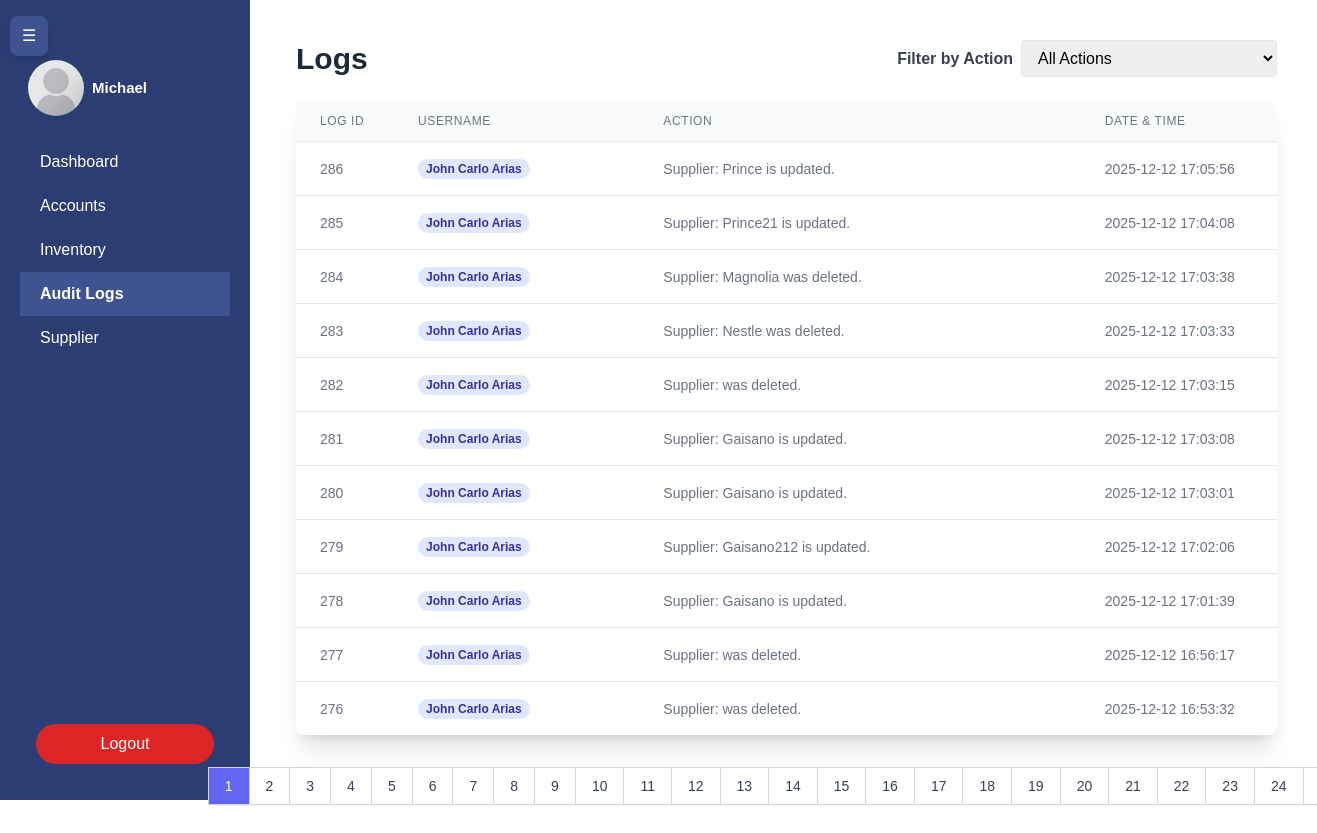
/user/admin/logs.php (signed in), run on the app's committed database.
### tables this page shows
CREATE TABLE `users` (
  `id` int(11) NOT NULL,
  `name` varchar(45) DEFAULT NULL,
  `email` varchar(45) NOT NULL,
  `password_hash` varchar(255) NOT NULL,
  `roles` enum('admin','staff') NOT NULL
);

CREATE TABLE `audit_logs` (
  `id` int(11) NOT NULL,
  `user_id` int(11) NOT NULL,
  `action` varchar(255) NOT NULL,
  `date_time` datetime NOT NULL
);

### db.php (called while the page is built, shortened)
<?php
$current_url = $_SERVER['SCRIPT_NAME'];
$initial_margin_class = (isset($_SESSION['sidebar_initial_state']) && $_SESSION['sidebar_initial_state'] == 'collapsed') ? 'ml-16' : 'ml-64';
$activePage = basename($current_url);
?>

### backend/audit.php (called while the page is built, shortened)
<?php
include "../../db.php";
$records_per_page = 11;
$current_page = (isset($_GET['page']) && is_numeric($_GET['page'])) ? (int) $_GET['page'] : 1;
$where = '';
$total_records_query = "SELECT COUNT(*) FROM audit_logs a JOIN USERS u ON a.user_id = u.id" . $where;
$stmt_count = $conn->prepare($total_records_query);
$stmt_count->execute();
$total_records = $stmt_count->fetchColumn();
$total_pages = ceil($total_records / $records_per_page);
$offset = ($current_page - 1) * $records_per_page;
$audit_logs_query = "
    SELECT a.id, a.action, u.name, a.date_time, u.roles FROM
    audit_logs a
    JOIN USERS u ON a.user_id = u.id
    " . $where . "
    ORDER BY a.date_time DESC
    LIMIT :limit OFFSET :offset";
$stmt = $conn->prepare($audit_logs_query);
$stmt->bindParam(':limit', $records_per_page, PDO::PARAM_INT);
$stmt->bindParam(':offset', $offset, PDO::PARAM_INT);
$stmt->execute();
$logs = $stmt->fetchAll();
$filter_param = '';
?>

### user/admin/logs.php (the view, shortened to what this page needs)
<?php
include "../../backend/audit.php";
?>
<!DOCTYPE html>
<html lang="en">
<head>
    <link rel="stylesheet" href="../../css/admin.css">
    <script src="https://cdn.tailwindcss.com"></script>
</head>
<body>
    <?php include "sidebar.php"; ?>
    <div class="ml-64 p-10 <?= $initial_margin_class ?>">
        <div class="flex justify-between items-center mb-6">
            <h1 class="text-3xl font-bold text-gray-800">Logs</h1>
            <form method="GET" class="flex items-center gap-2">
                <label class="block text-gray-700 font-semibold">Filter by Action</label>
                <select id="actionFilter" name="action" onchange="this.form.submit()"
                    class="border rounded px-3 py-2 w-64">
                    <option value="" <?php if (empty($selected_action))
                        echo 'selected'; ?>>All Actions</option>
                </select>
            </form>
        </div>
        <div class="bg-white rounded-lg shadow-xl overflow-x-auto">
            <table class="min-w-full divide-y divide-gray-200" style="table-layout: fixed;">
                <thead class="bg-gray-50">
                    <tr>
                        <th class="px-6 py-3 text-left text-xs font-medium text-gray-500 uppercase tracking-wider"
                            style="width: 10%;">Log ID</th>
                        <th class="px-6 py-3 text-left text-xs font-medium text-gray-500 uppercase tracking-wider"
                            style="width: 25%;">Username</th>
                        <th class="px-6 py-3 text-left text-xs font-medium text-gray-500 uppercase tracking-wider"
                            style="width: 45%;">Action</th>
                        <th class="px-6 py-3 text-left text-xs font-medium text-gray-500 uppercase tracking-wider"
                            style="width: 20%;">Date & Time</th>
                    </tr>
                </thead>
                <tbody class="bg-white divide-y divide-gray-200">
                    <?php foreach ($logs as $log): ?>
                        <tr>
                            <td class="px-6 py-4 whitespace-nowrap text-sm text-gray-500">
                                <?php echo htmlspecialchars($log['id']); ?></td>
                            <td class="px-6 py-4 whitespace-nowrap text-sm text-gray-500"><span
                                    class="px-2 inline-flex text-xs leading-5 font-semibold rounded-full
                        <?php echo ($log['roles'] == 'admin') ? 'bg-indigo-100 text-indigo-800' : 'bg-green-100 text-green-800'; ?>">
                                    <?php echo htmlspecialchars($log['name']); ?>
                                </span></td>
                            <td class="px-6 py-4 text-sm text-gray-500 whitespace-normal break-words">
                                <?php echo htmlspecialchars($log['action']); ?></td>
                            <td class="px-6 py-4 whitespace-nowrap text-sm text-gray-500">
                                <?php echo htmlspecialchars($log['date_time']); ?></td>
                        </tr>
                    <?php endforeach; ?>
                </tbody>
            </table>
        </div>
        <div class="mt-8 flex justify-center">
            <nav class="relative z-0 inline-flex rounded-md shadow-sm -space-x-px" aria-label="Pagination">
                <?php for ($i = 1; $i <= $total_pages; $i++): ?>
                    <a href="?page=<?php echo $i . $filter_param; ?>" class="<?php echo ($i == $current_page) ? 'bg-indigo-500 text-white' : 'bg-white text-gray-700 hover:bg-gray-50'; ?>
                          relative inline-flex items-center px-4 py-2 border border-gray-300 text-sm font-medium">
                        <?php echo $i; ?>
                    </a>
                <?php endfor; ?>
                <?php if ($current_page < $total_pages): ?>
                    <a href="?page=<?php echo $current_page + 1 . $filter_param; ?>"
                        class="relative inline-flex items-center px-4 py-2 border border-gray-300 text-sm font-medium rounded-r-md text-gray-700 bg-white hover:bg-gray-50">
                    </a>
                <?php endif; ?>
            </nav>
        </div>
    </div>
</body>
</html>

### user/admin/sidebar.php (shortened to what this page needs)
<?php
$logged_in = "SELECT name FROM users where id = ?";
$logged_in_stmt = $conn->prepare($logged_in);
$logged_in_stmt->execute([$_SESSION["id"]]);
$logged_name = $logged_in_stmt->fetchColumn();
?>
<button id="toggleSidebar"
    class="fixed top-4 left-2.5 z-50 bg-[#3f5391] text-white px-3 py-2 rounded-lg shadow-md hover:bg-[#2C3D74] transition">
    ☰
</button>
<div id="sidebar" class="sidebar transition-all duration-300">
    <div class="flex justify-center items-center p-4"></div>
    <div class="flex items-center mb-4 p-2">
        <img class="rounded-full mr-2 w-14 h-14" src="../../images/profile/placeholder.png" alt="">
        <span style="font-size:15px; font-weight:bold;"><?= htmlspecialchars($logged_name) ?></span>
    </div>
    <a href="admin.php" class="<?= $activePage == 'admin.php' ? 'active' : '' ?>">Dashboard</a>
    <a href="staff_creation.php" class="<?= $activePage == 'staff_creation.php' ? 'active' : '' ?>">Accounts</a>
    <a href="inventory_management.php"
        class="<?= $activePage == 'inventory_management.php' ? 'active' : '' ?>">Inventory</a>
    <a href="logs.php" class="<?= $activePage == 'logs.php' ? 'active' : '' ?>">Audit Logs</a>
    <a href="supplier.php" class="<?= $activePage == 'supplier.php' ? 'active' : '' ?>">Supplier</a>
    <form action="../../backend/logout.php" method="POST" class="mt-auto p-4">
        <button class="w-full bg-red-600 hover:bg-red-700 text-white px-6 py-2 rounded-full transition">
            Logout
        </button>
    </form>
</div>

### css/admin.css (style rules this page uses)
body { margin: 0; font-family: Arial, sans-serif; }
.sidebar { width: 250px; background-color: #333; color: white; padding: 20px; box-sizing: border-box; }
.sidebar a { transition: background-color 0.3s ease, color 0.3s ease; }
.sidebar { width: 250px; background-color: #2c3d74; color: white; height: 100vh; position: fixed; display: flex; flex-direction: column; transition: width 0.3s ease; }
.sidebar a { color: white; padding: 10px 20px; display: block; text-decoration: none; }
.sidebar .active { background-color: #3f5391; font-weight: bold; }

### data on the page
users: name "Michael"
audit_logs: id "286", user.name "John Carlo Arias", action "Supplier: Prince is updated.", date_time "2025-12-12 17:05:56"
audit_logs: id "285", user.name "John Carlo Arias", action "Supplier: Prince21 is updated.", date_time "2025-12-12 17:04:08"
audit_logs: id "284", user.name "John Carlo Arias", action "Supplier: Magnolia was deleted.", date_time "2025-12-12 17:03:38"
audit_logs: id "283", user.name "John Carlo Arias", action "Supplier: Nestle was deleted.", date_time "2025-12-12 17:03:33"
audit_logs: id "282", user.name "John Carlo Arias", action "Supplier: was deleted.", date_time "2025-12-12 17:03:15"
audit_logs: id "281", user.name "John Carlo Arias", action "Supplier: Gaisano is updated.", date_time "2025-12-12 17:03:08"
audit_logs: id "280", user.name "John Carlo Arias", action "Supplier: Gaisano is updated.", date_time "2025-12-12 17:03:01"
audit_logs: id "279", user.name "John Carlo Arias", action "Supplier: Gaisano212 is updated.", date_time "2025-12-12 17:02:06"
audit_logs: id "278", user.name "John Carlo Arias", action "Supplier: Gaisano is updated.", date_time "2025-12-12 17:01:39"
audit_logs: id "277", user.name "John Carlo Arias", action "Supplier: was deleted.", date_time "2025-12-12 16:56:17"
audit_logs: id "276", user.name "John Carlo Arias", action "Supplier: was deleted.", date_time "2025-12-12 16:53:32"
